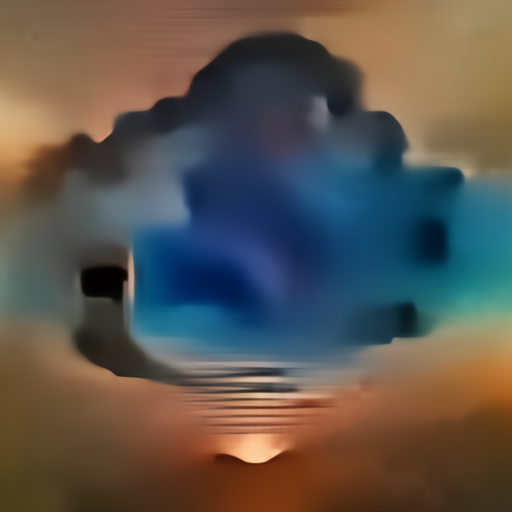
#> input picture Image Generation/Generated Images/2/1.png, 512 x 512 px
$ python -i region_growing.py   (imports and definitions only)
#> lines starting #> are read from the running program, lines starting #| are printed output that depends on the picture
### Image Processing/Interactive Region Growing Segmentation/segmentation.py
import sys
import cv2
import numpy as np

SAVE = 's'
ESC_KEY = 27

class Region_Growing():

	def __init__(self, img, threshold, conn=4):
		self.img = img
		self.segmentation = np.zeros(img.shape)
		self.threshold = threshold
		self.seeds = []
		if conn==4:
			self.orientations = [(1,0),(0,1),(-1,0),(0,-1)]
		elif conn == 8:
			self.orientations = [(1, 0), (1, 1), (0, 1), (-1, 1), (-1, 0), (-1, -1), (0, -1), (1, -1)] # 8 connectivity
		else:
			raise ValueError("(%s) Connectivity type not known (4 or 8 available)!" % (sys._getframe().f_code.co_name))


	def set_seeds(self, name="Region Growing"):
		"""
		Set seed points using left mouse button.
		"""
		self.seeds = []
		self.img = np.array(self.img, dtype=np.uint8)
		cv2.namedWindow(name, cv2.WINDOW_NORMAL)
		cv2.setMouseCallback(name, self.__on_left_click)
		cv2.imshow(name, self.img)
		cv2.waitKey(0)
		cv2.destroyAllWindows()


	def segment(self):
		"""
		Segment the image with the provided user seeds using region growing
		"""
		for seed in self.seeds:
			curr_pixel = [seed[1],seed[0]]
			if self.segmentation[curr_pixel[0], curr_pixel[1]]==255: continue # pixel already explored
			contour = []
			seg_size = 1
			mean_seg_value = (self.img[curr_pixel[0],curr_pixel[1]])
			dist = 0
			while(dist<self.threshold):
				# Include current pixel in segmentation
				self.segmentation[curr_pixel[0], curr_pixel[1]]=255
				# Explore neighbours of current pixel
				contour = self.__explore_neighbours(contour, curr_pixel)
				# Get the nearest neighbour
				nearest_neighbour_idx, dist = self.__get_nearest_neighbour(contour, mean_seg_value)
				# If no more neighbours to grow, move to the next seed
				if nearest_neighbour_idx==-1: break
				# Update Current pixel to the nearest neighbour and increment size
				curr_pixel = contour[nearest_neighbour_idx]
				seg_size+=1
				# Update Mean pixel value for segmentation
				mean_seg_value = (mean_seg_value*seg_size + float(self.img[curr_pixel[0],curr_pixel[1]]))/(seg_size+1)
				# Delete from contour once the nearest neighbour as chosen as the current node for expansion
				del contour[nearest_neighbour_idx]
		return self.segmentation


	def display_and_resegment(self, name="Region Growing"):
		"""
		Display the segmented image and ask for user seeds for further segmentation.
		Press "s" to save the segmented image
		Press "Esc" to cancel further segmentation and exit the program
		"""
		self.seeds = []
		# Display original image where segmentation was not done
		result = np.maximum(self.img, self.segmentation)
		result = np.array(result, dtype=np.uint8)
		# Display the result
		cv2.namedWindow(name, cv2.WINDOW_NORMAL)
		# Activate mouse click on the image window
		cv2.setMouseCallback(name, self.__on_left_click)
		cv2.imshow(name, result)
		key = cv2.waitKey(0)
		cv2.destroyAllWindows()
		# Press "s" to save the segmented result
		if chr(key)==SAVE: cv2.imwrite(name+'.png', result)
		# Press "Esc" to if no more seeds are required and end the program
		if key==ESC_KEY: return
		# Resegment the image using new seeds
		self.segment()
		self.display_and_resegment(name=name)


	# [25 lines left out: functions __explore_neighbours, __get_neighbouring_pixel, __get_nearest_neighbour, not called in this run]


	def is_pixel_inside_image(self, pixel, img_shape):
	    return 0<=pixel[0]<img_shape[0] and 0<=pixel[1]<img_shape[1]


	# [7 lines left out: function __on_left_click, not called in this run]

### Image Processing/Interactive Region Growing Segmentation/region_growing.py
import cv2
from segmentation import Region_Growing
import pydicom
import os, sys, getopt

PATH = 'C:\\Users\\fatim\\Desktop\\Phase 2 Images\\2\\'
DICOM_IMAGE_EXT = '.dcm'
OTHER_IMAGE_EXT = ['.jpg','.png', '.jpeg']
IMAGE_PATH = '4.png' # Default image path
CONN = 4

def run_region_growing_on_image(image_path):
	"""
	1. Load Image in grayscale
	2. Segment the image using region growing and user seeds
	3. Display the result and ask for additional seeds
	4. Repeat Steps 2-3 until user presses Esc

	PS: Press Esc to exit from segmentation
	"""
	image_data, image_name = get_image_data(image_path)
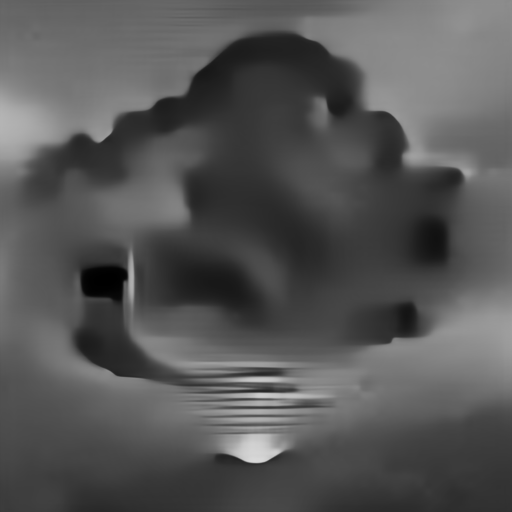
#> image_data: shape (512, 512); min 0, max 216, mean 86.2

	image_data = resize_image(image_data)

	image_data_post_smoothing = apply_gaussian_smoothing(image_data)

	region_growing(image_data_post_smoothing, segmentation_name=image_name+ " segmentation", neighbours=CONN)


def region_growing(image_data, neighbours, threshold=10, segmentation_name="Region Growing"):
	region_growing = Region_Growing(image_data, threshold=threshold, conn=neighbours)
	# Set Seeds
	region_growing.set_seeds()
	# Segmentation
	region_growing.segment()
	# Display Segmentation
	region_growing.display_and_resegment(name=segmentation_name)


def get_image_data(image_path):
	name, ext = os.path.splitext(image_path)
	if ext==DICOM_IMAGE_EXT:
		return (pydicom.read_file(image_path).pixel_array, name)
	elif ext in OTHER_IMAGE_EXT:
		return (cv2.imread(image_path,0), name)
	else:
		print("Invalid Image Format. Supported Image Formats are: {}, {}".format(DICOM_IMAGE_EXT, OTHER_IMAGE_EXT))
		sys.exit()


def resize_image(image_data):
	if image_data.shape[0]>1000:
		image_data = cv2.resize(image_data, (0,0), fx=0.25, fy=0.25)
	if image_data.shape[0]>500:
		image_data = cv2.resize(image_data, (0,0), fx=0.5, fy=0.5)
#> image_data: shape (256, 256)
	return image_data


def apply_gaussian_smoothing(image_data, filter_size=3):
#> called with filter_size = 3
	return cv2.GaussianBlur(image_data,(filter_size,filter_size),0)


def set_cmd_line_arguments():
	global IMAGE_PATH
	global CONN
	n_args = len(sys.argv)
	if n_args==1:
		print("No image path specified. TERMINATING!!")
		sys.exit()
	argv = sys.argv[1:]
	opts, args = getopt.getopt(argv,"",["image_path=", "conn="])
	for opt, arg in opts:
		if opt == "--image_path":
			IMAGE_PATH = arg
		elif opt == "--conn":
			print(arg)
			CONN= int(arg)
		else:
			print("Make sure to spell 'image_path' correctly")
			sys.exit()
	print("Image Path: {}".format(IMAGE_PATH))


# [3 lines not run here, left out]

>>> result = run_region_growing_on_image('../../Image Generation/Generated Images/2/1.png')
#> after the loop in segment, `for seed in self.seeds:`: self.segmentation: shape (256, 256) float64; every value is 0
#> (key Esc is pressed here)

$ run again, on Image Generation/Generated Images/2/13.png
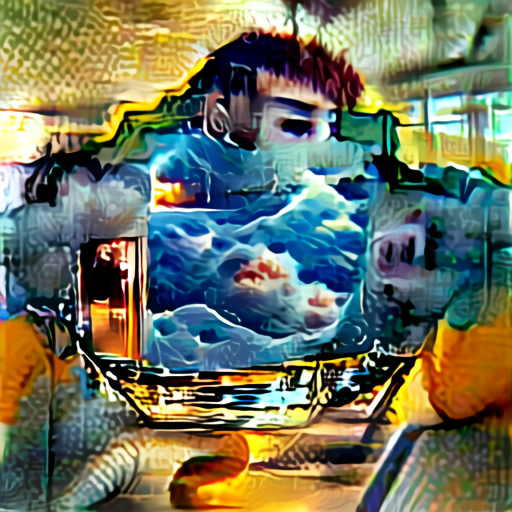
#> input picture Image Generation/Generated Images/2/13.png, 512 x 512 px
#> in resize_image, `image_data = cv2.resize(image_data, (0,0), fx=0.5, fy=0.5)`:
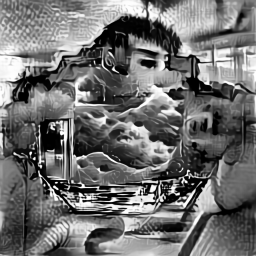
#> image_data: shape (256, 256); min 0, max 255, mean 111.2
#> in apply_gaussian_smoothing, `return cv2.GaussianBlur(image_data,(filter_size,filter_size),0)`:
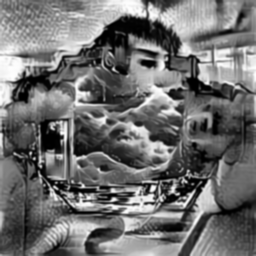
#> returned value: shape (256, 256); min 0, max 254, mean 111.2

$ run again, on Image Generation/Generated Images/2/2.png
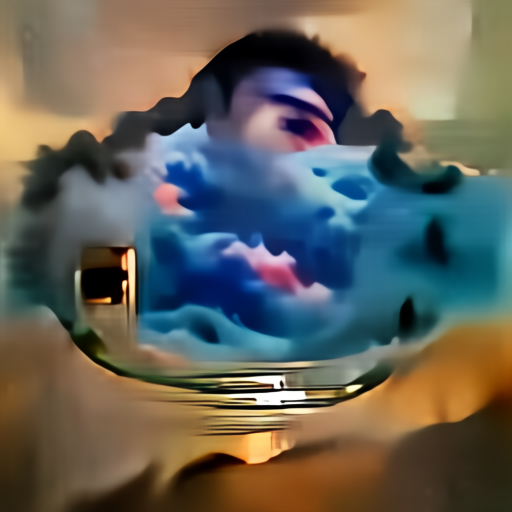
#> input picture Image Generation/Generated Images/2/2.png, 512 x 512 px
#> in run_region_growing_on_image, `image_data, image_name = get_image_data(image_path)`:
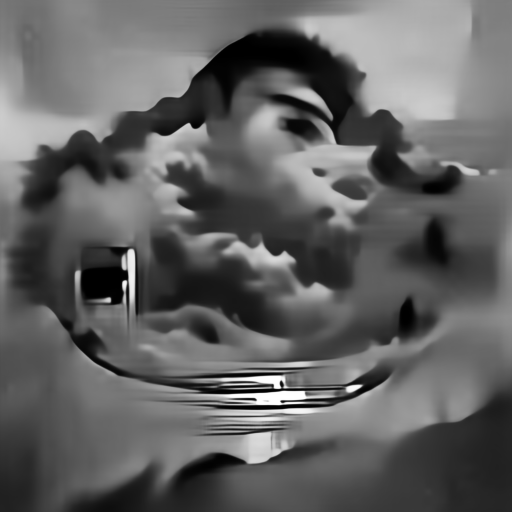
#> image_data: shape (512, 512); min 0, max 255, mean 98
#> in apply_gaussian_smoothing, `return cv2.GaussianBlur(image_data,(filter_size,filter_size),0)`:
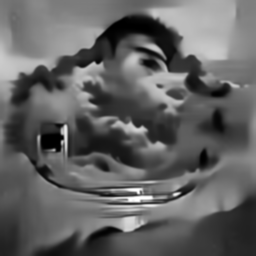
#> returned value: shape (256, 256); min 0, max 255, mean 98.2
